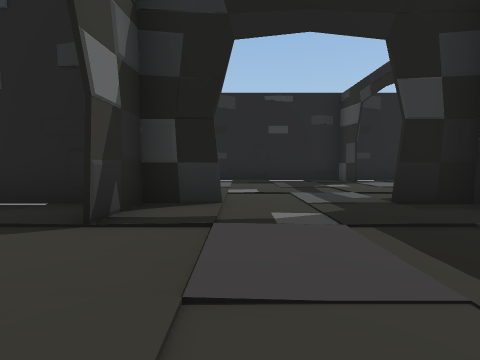
View 1 (above)

24 first-person views from a walk through a scene from a Unity 3-D project. The camera is 1.2 m above the floor, tilts 4° down and sees 90° across. The floor is counted in squares, 2 m on a side. Each view is taken from the middle of a square. On the plan, view 1 faces up. The plan holds only what a view shows up to about 9 squares ahead; the rest is blank. The place goes on beyond the plan. The player character is not drawn.

View 2
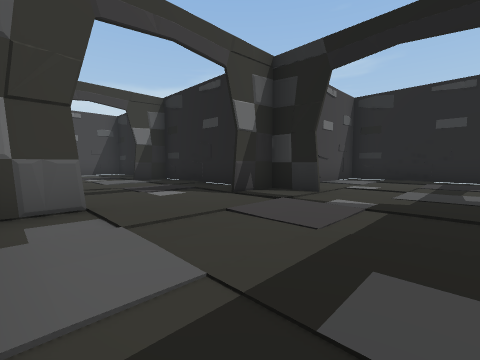

View 3
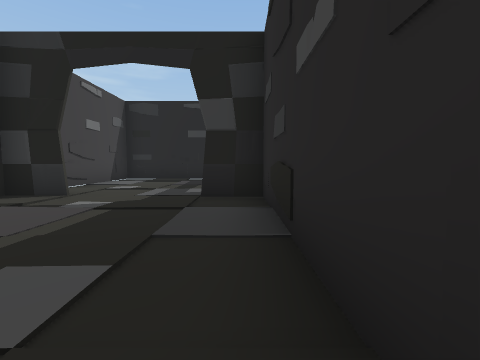

View 4
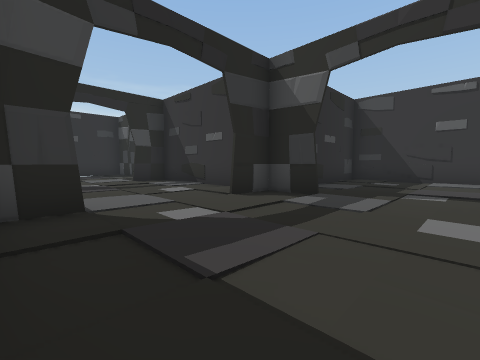

View 5
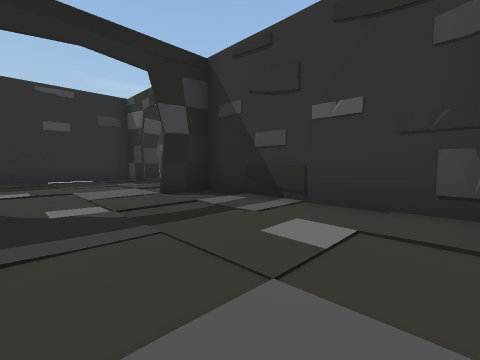

View 6
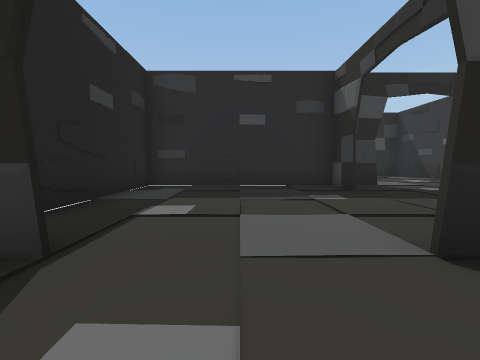

View 7
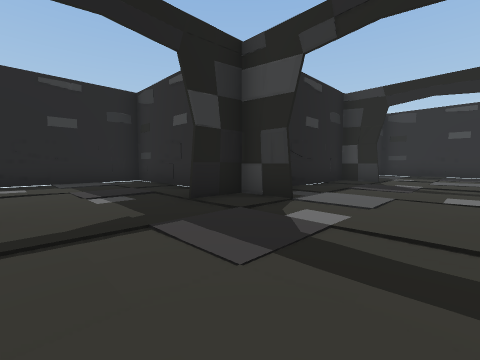

View 8
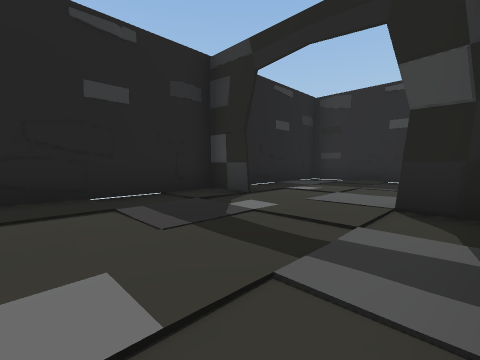

View 9
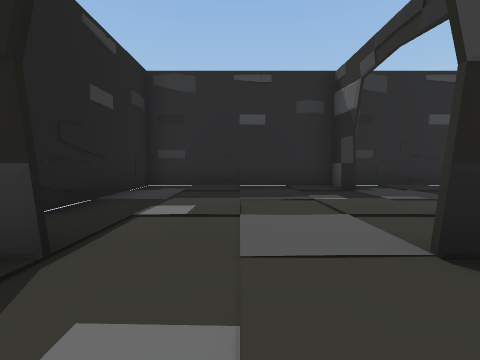

View 10
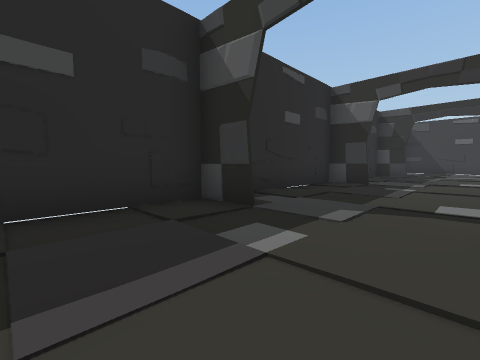

View 11
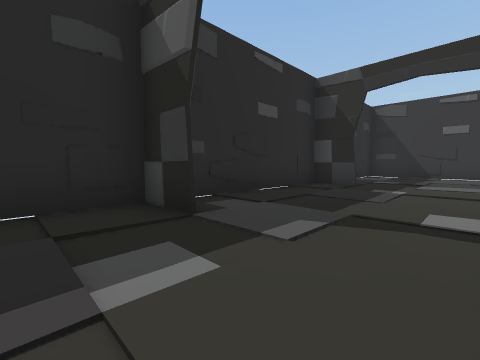

View 12
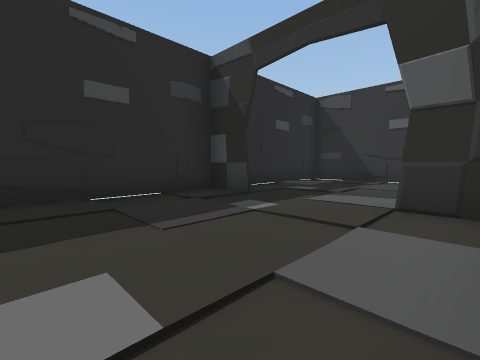

View 13
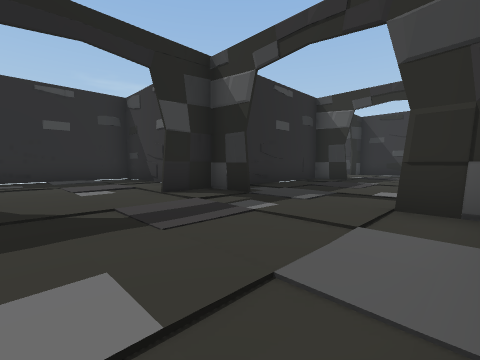

View 14
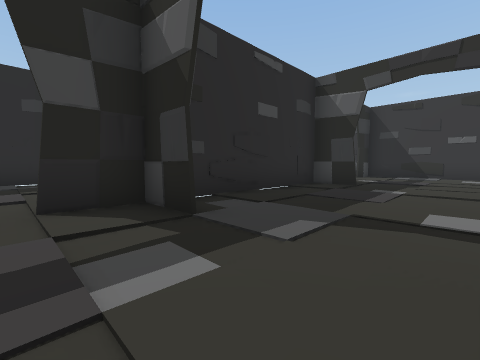

View 15
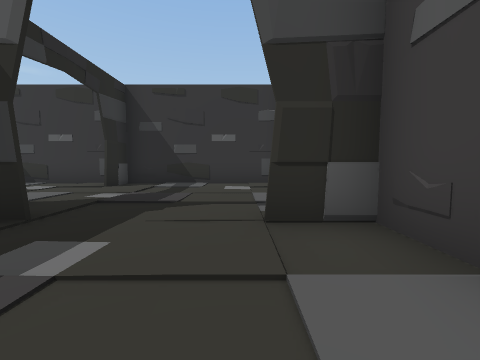

View 16
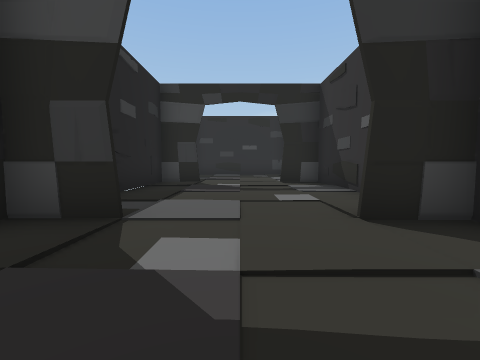

View 17
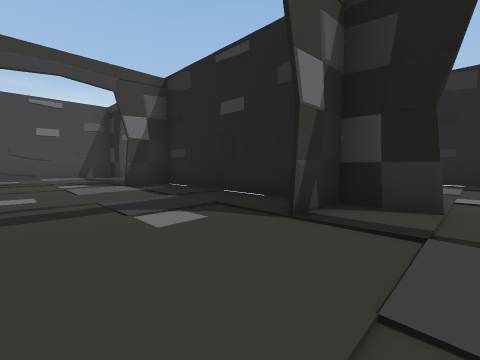

View 18
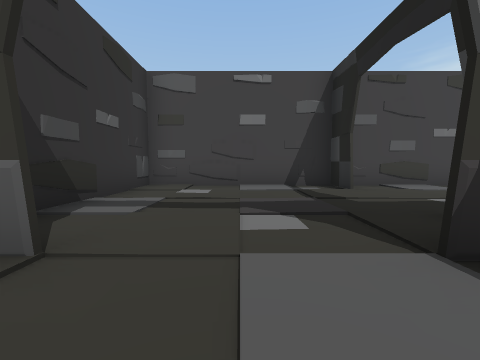

View 19
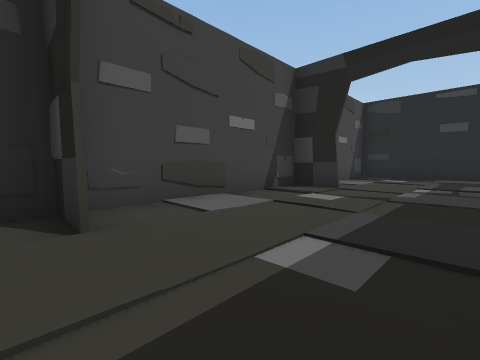

View 20
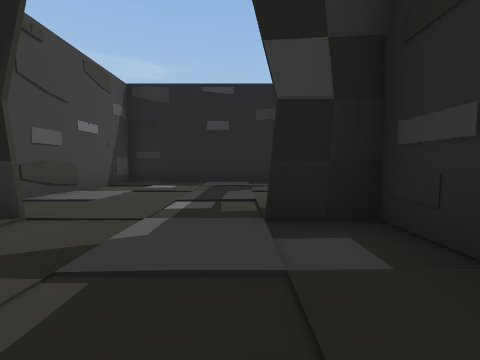

View 21
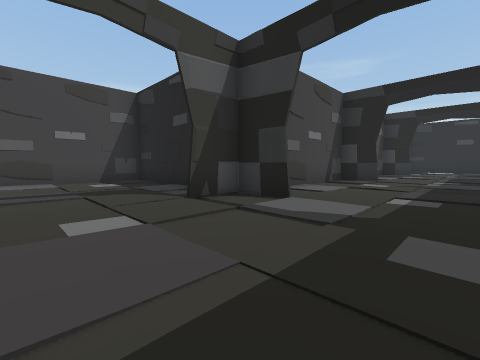

View 22
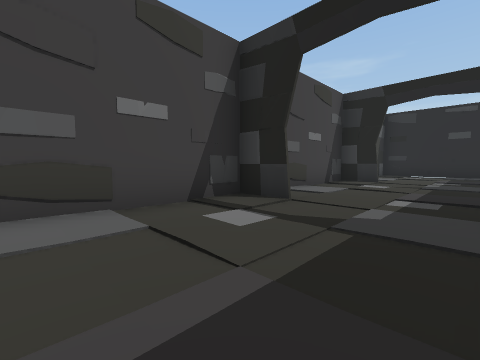

View 23
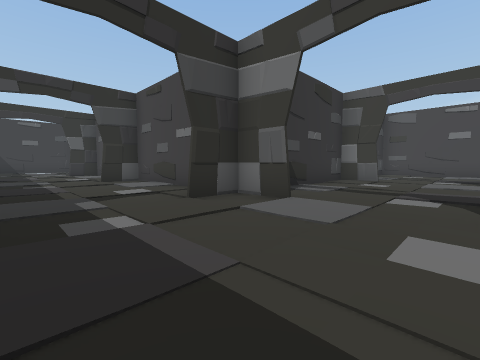

View 24
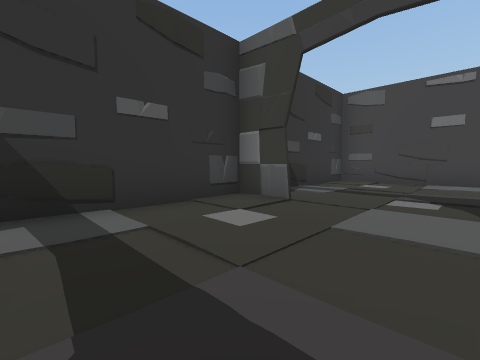

### Floor plan
Points are (right, up) in squares from view 1. A wall is a line through its corners. A room is listed if a view was taken in it or the views show most of it. See-through windows are left out.
Room 1 (views 1, 2, 3, 4, 5, 6, 7, 8, 9, 10, 11, 12, 13, 14, 15, 16, 17, 18, 19, 20, 21, 22, 23, 24)
walls: (13.6, -0.3) (13.6, -1.4) (19.8, -1.4); (13.5, 2.2) (13.4, 2.7); (13.4, 2.3) (13.4, 8.4) (9.8, 8.4); (18.5, -1.1) (18.5, -0.2); (13.5, 3.5) (12.3, 3.5); (18.5, -0.3) (18.7, -0.8); (18.6, -0.3) (18.6, -12.8); (12.2, 3.6) (13.5, 3.6); (18.5, 2.3) (18.5, 3.5) (14.9, 3.5); (19.8, -1.6) (18.5, -1.6); (8.6, 2) (8.6, -1.4) (11.9, -1.4); (18.5, -6.5) (19.8, -6.5); (19.8, -6.6) (18.5, -6.6); (22.2, -1.4) (23.4, -1.4) (23.4, 3.5) (19.8, 3.5); (22.2, -1.5) (22.7, -1.4); (22.2, -6.5) (22.7, -6.4); (22.2, -6.5) (23.5, -6.5); (3.9, 3.6) (8.5, 3.6) (8.5, 4.7); (18, -11.6) (13.6, -11.6) (13.6, -26.4) (18.5, -26.4) (18.5, -25.2); (3.5, 3.5) (2.3, 3.5); (18.9, -11.5) (19.8, -11.5); (19.7, -11.5) (19.3, -11.7); (19.8, -11.6) (18.5, -11.6); (5.6, 8.4) (4, 8.4); (2.2, 3.5) (2.7, 3.7); (2.2, 3.6) (3.5, 3.6); (3.5, 7.2) (3.4, 7.7); (22.3, -11.5) (23.4, -11.5) (23.4, -2); (3.4, 7.2) (3.4, 8.4) (-1.4, 8.4) (-1.4, 5); (0, -1.4) (3.4, -1.4) (3.4, 4.7); (-0.2, 3.5) (-6.4, 3.5) (-6.4, 2.3); (-1.4, -0.3) (-1.4, -1.1); (13.9, -16.5) (14.7, -16.5); (14.8, -16.6) (13.5, -16.6); (17.2, -16.5) (17.7, -16.4); (17.2, -16.5) (18.5, -16.5); (-1.4, 3.5) (-1.4, 2.2); (18.5, -16.6) (17.3, -16.6); (20, -16.5) (23.4, -16.5) (23.4, -12.8); (13.5, -21.5) (14.8, -21.5); (14.8, -21.6) (13.5, -21.6); (17.2, -21.5) (17.7, -21.4); (17.2, -21.5) (18.6, -21.5); (23.6, -21.4) (23.6, -22.7); (24.8, -21.6) (18.6, -21.6) (18.6, -22.8) (18.5, -22.5) (18.5, -15.2); (23.4, -22.8) (23.4, -21.5); (19.1, -26.4) (23.4, -26.4) (23.4, -25.2)
ways out: opening at (25, -21)

Positions as (right, up) in squares from view 1, and headings:
1: (0, 0), facing up
2: (2, -1), facing up-left
3: (3, -1), facing up
4: (0, 8), facing down-right
5: (4, 7), facing down-right
6: (7, 6), facing right
7: (10, 0), facing up-right
8: (15, -1), facing up-right
9: (17, 1), facing right
10: (20, 1), facing down-right
11: (20, -5), facing down-right
12: (19, -8), facing down-right
13: (14, -13), facing down-right
14: (15, -15), facing down-right
15: (15, -19), facing down
16: (16, -24), facing right
17: (25, -25), facing up-left
18: (20, -24), facing left
19: (17, -22), facing up-left
20: (17, -19), facing up
21: (22, -15), facing up-left
22: (22, -10), facing up-left
23: (22, 2), facing down-left
24: (17, 2), facing down-left
